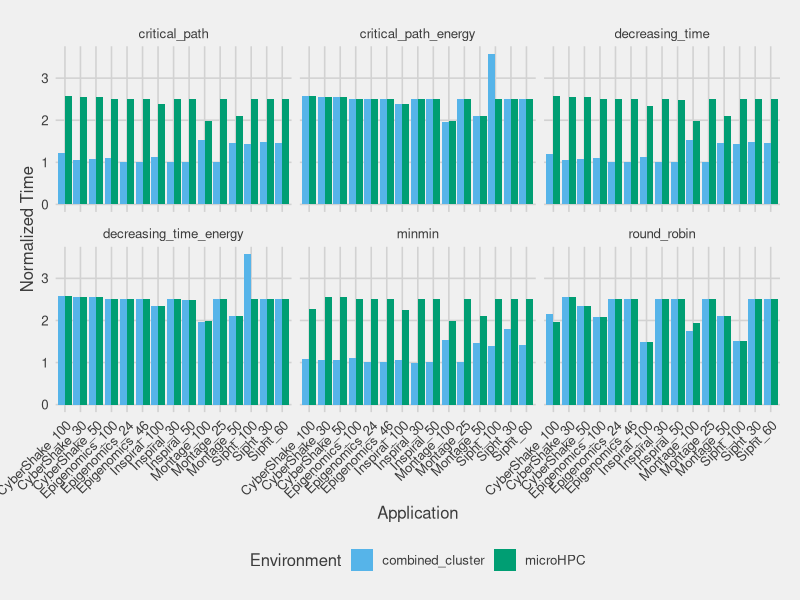
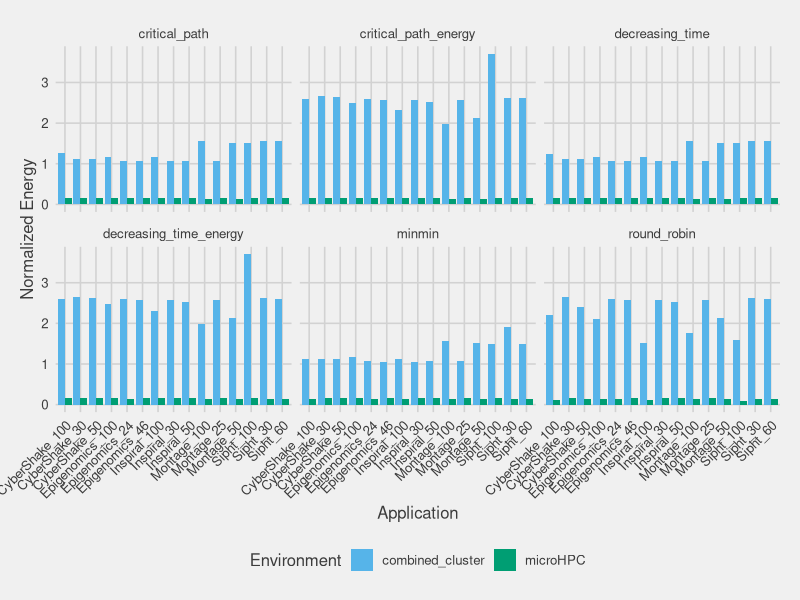
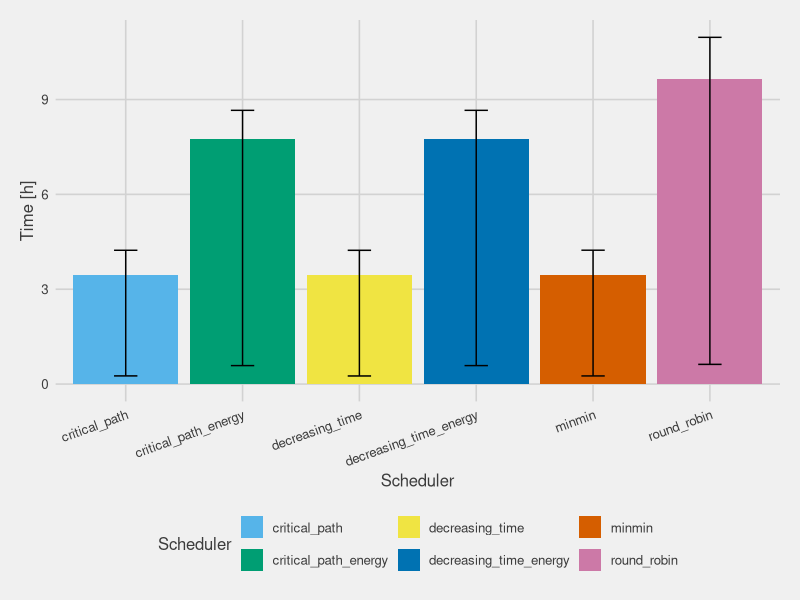
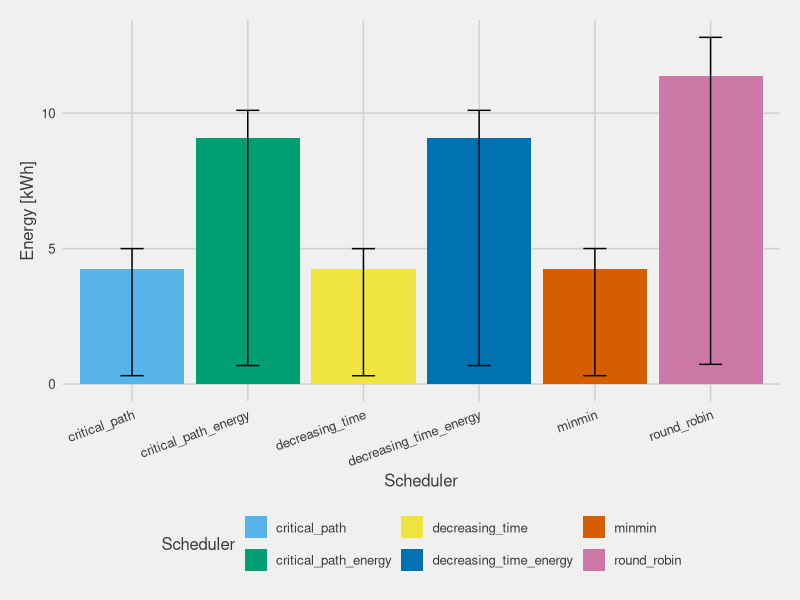
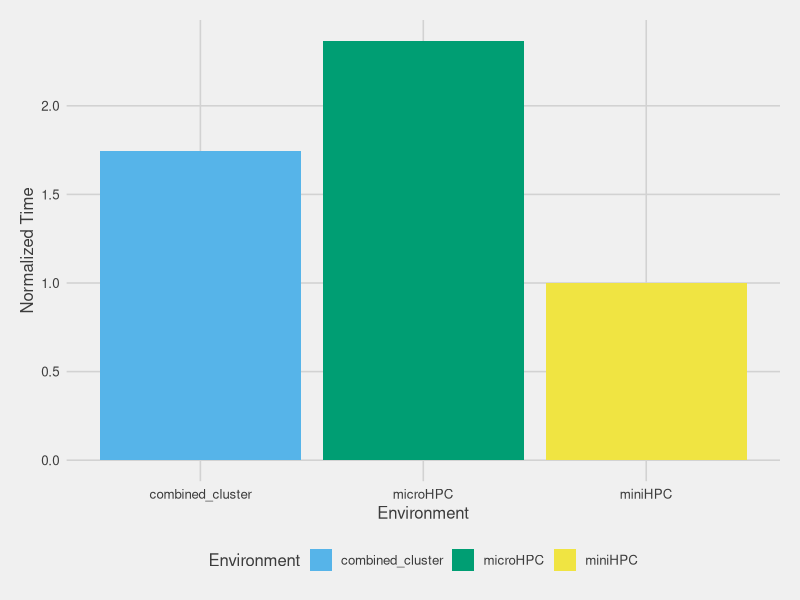
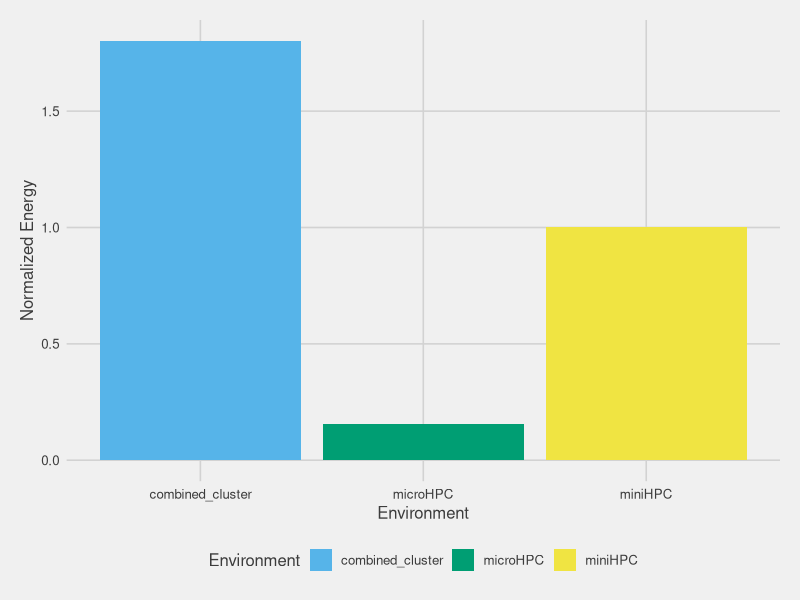
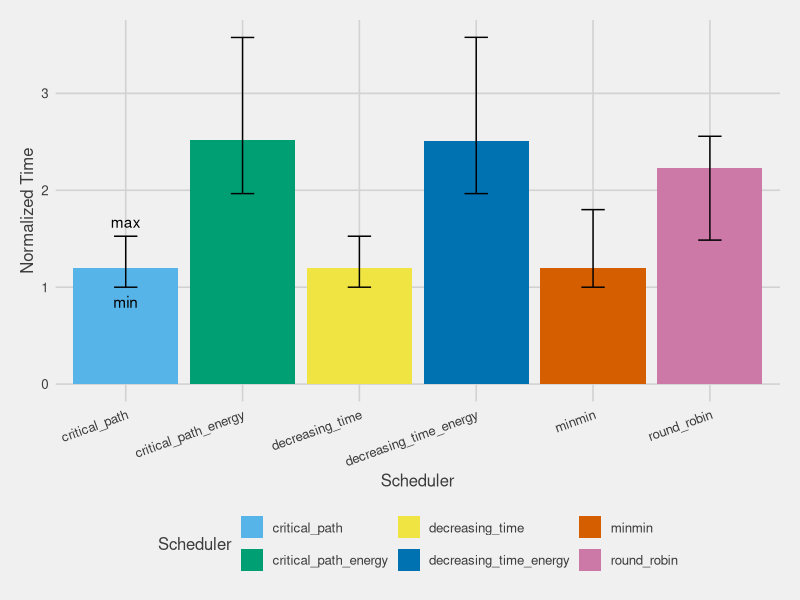
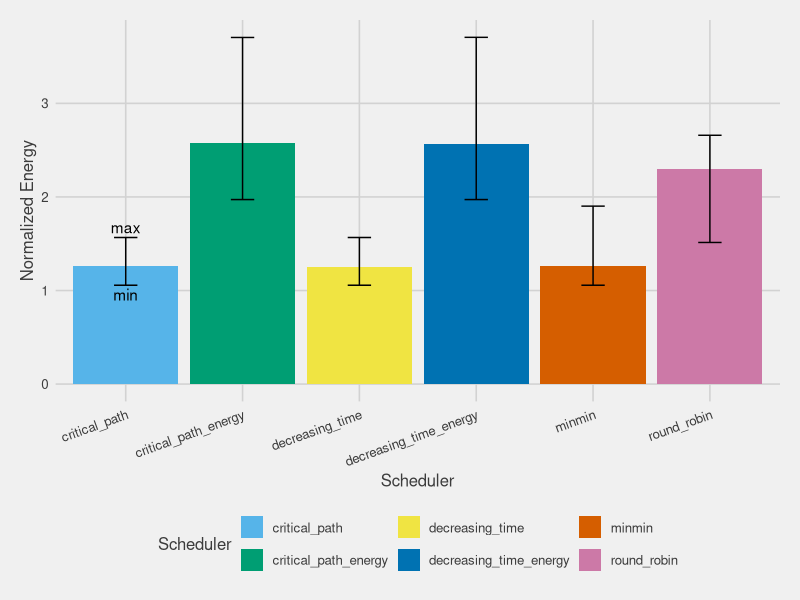

Write the R code that produced these figures, in order.

library(ggthemes)
library(ggplot2)
library(dplyr)
#

#library(reshape2)

simulations_out <- read.csv("data/simulations.csv")



#Plot Times----

time_over_mini <- simulations_out %>%
  filter(Environment != "miniHPC") %>% left_join(simulations_out %>%
                                                   filter(Environment == "miniHPC"),
                                                 by = c("Application", "Scheduler"),
                                                 suffix = c("", "_mini")) %>%
  select(Scheduler,Application, Environment, time, time_mini) %>%
  mutate(norm_time = time/time_mini)

ggplot(time_over_mini, aes(x=Application, y=norm_time, fill = Environment, group = Environment)) +
  geom_bar(stat='identity', position='dodge')  +
  theme_fivethirtyeight() + scale_fill_pander() + 
  theme(axis.title = element_text(), axis.text.x = element_text(angle = 45, hjust = 1)) + 
  ylab('Normalized Time') + 
  facet_wrap(~Scheduler)
ggsave(filename = "graphs/norm_time.pdf", device = "pdf", scale = 0.8)


#Plot Energy Consumtion----
energy_over_mini <- simulations_out %>%
  filter(Environment != "miniHPC") %>% left_join(simulations_out %>%
                                                   filter(Environment == "miniHPC"),
                                                 by = c("Application", "Scheduler"),
                                                 suffix = c("", "_mini")) %>%
  select(Scheduler,Application, Environment, energy, energy_mini) %>%
  mutate(norm_energy = energy/energy_mini)

ggplot(energy_over_mini, aes(x=Application, y=norm_energy, fill = Environment, group = Environment)) +
  geom_bar(stat='identity', position='dodge')  +
  theme_fivethirtyeight() + scale_fill_pander() + 
  theme(axis.title = element_text(), axis.text.x = element_text(angle = 45, hjust = 1)) + 
  ylab('Normalized Energy') + 
  facet_wrap(~Scheduler)
ggsave(filename = "graphs/norm_energy.pdf", device = "pdf", scale = 0.8)


#Calculate avg, sd, etc.----
aggregated <- simulations_out %>% filter(Environment == "combined_cluster") %>%
  group_by(Scheduler) %>%
  summarise(avg_time = mean(time),
            first_quant_time = quantile(time,0.25),
            third_quant_time = quantile(time,0.75),
            avg_energy = mean(energy),
            first_quant_energy = quantile(energy,0.25),
            third_quant_energy = quantile(energy,0.75))

#Compare Scheduling Algorithms----
conversion <- 1/60/60
aggregated$avg_time <- aggregated$avg_time*conversion
aggregated$first_quant_time <- aggregated$first_quant_time*conversion
aggregated$third_quant_time <- aggregated$third_quant_time*conversion

aggregated$avg_energy <- aggregated$avg_energy*2.77778e-7
aggregated$first_quant_energy <- aggregated$first_quant_energy*2.77778e-7
aggregated$third_quant_energy <- aggregated$third_quant_energy*2.77778e-7

ggplot(aggregated, aes(x=Scheduler, y=avg_time, fill = Scheduler, group = Scheduler)) +
  geom_bar(stat='identity', position='dodge')  +
  geom_errorbar(aes(ymin=first_quant_time, ymax=third_quant_time),
                width=.2,                    # Width of the error bars
                position=position_dodge(.9)) +
  theme_fivethirtyeight() + scale_fill_pander() + 
  theme(axis.title = element_text(), axis.text.x = element_text(angle = 20, hjust = 1)) + 
  ylab('Time [h]') 
ggsave(filename = "graphs/time_h_scheduler.pdf", device = "pdf", scale = 0.8)

ggplot(aggregated, aes(x=Scheduler, y=avg_energy, fill = Scheduler, group = Scheduler)) +
  geom_bar(stat='identity', position='dodge')  +
  geom_errorbar(aes(ymin=first_quant_energy, ymax=third_quant_energy),
                width=.2,                    # Width of the error bars
                position=position_dodge(.9)) +
  theme_fivethirtyeight() + scale_fill_pander() + 
  theme(axis.title = element_text(), axis.text.x = element_text(angle = 20, hjust = 1)) + 
  ylab('Energy [kWh]')
ggsave(filename = "graphs/energy_kWh_scheduler.pdf", device = "pdf", scale = 0.8)



#Compare Cluster ----
#Calculate avg, sd, etc.----
aggregated_cluster <- simulations_out %>%
  group_by(Environment) %>%
  summarise(avg_time = median(time),
            first_quant_time = quantile(time,0.25),
            third_quant_time = quantile(time,0.75),
            avg_energy = median(energy),
            first_quant_energy = quantile(energy,0.25),
            third_quant_energy = quantile(energy,0.75))

aggregated_cluster$avg_time <- aggregated_cluster$avg_time*conversion
aggregated_cluster$first_quant_time <- aggregated_cluster$first_quant_time*conversion
aggregated_cluster$third_quant_time <- aggregated_cluster$third_quant_time*conversion

aggregated_cluster$avg_energy <- aggregated_cluster$avg_energy*2.77778e-7
aggregated_cluster$first_quant_energy <- aggregated_cluster$first_quant_energy*2.77778e-7
aggregated_cluster$third_quant_energy <- aggregated_cluster$third_quant_energy*2.77778e-7

aggregated_cluster$norm_time <- aggregated_cluster$avg_time/aggregated_cluster$avg_time[aggregated_cluster$Environment=="miniHPC"]
aggregated_cluster$norm_energy <- aggregated_cluster$avg_energy/aggregated_cluster$avg_energy[aggregated_cluster$Environment=="miniHPC"]


ggplot(aggregated_cluster, aes(x=Environment, y=norm_time, fill = Environment, group = Environment)) +
  geom_bar(stat='identity', position='dodge')  +
  theme_fivethirtyeight() + scale_fill_pander() + 
  theme(axis.title = element_text()) + 
  ylab('Normalized Time') 
ggsave(filename = "graphs/scheduling_compare.pdf", device = "pdf", scale = 0.8)

ggplot(aggregated_cluster, aes(x=Environment, y=norm_energy, fill = Environment, group = Environment)) +
  geom_bar(stat='identity', position='dodge')  +
  theme_fivethirtyeight() + scale_fill_pander() + 
  theme(axis.title = element_text()) + 
  ylab('Normalized Energy') 
ggsave(filename = "graphs/scheduling_compare.pdf", device = "pdf", scale = 0.8)


# Time/Energy over miniHPC
time_energy <- simulations_out %>%
  filter(Environment != "miniHPC") %>% left_join(simulations_out %>%
                                                   filter(Environment == "miniHPC"),
                                                 by = c("Application", "Scheduler"),
                                                 suffix = c("", "_mini")) %>%
  select(Scheduler,Application, Environment, time, energy, time_mini, energy_mini)


time_energy$time_ratio <- time_energy$time/time_energy$time_mini
time_energy$energy_ratio <- time_energy$energy/time_energy$energy_mini

aggregated_time_energy <- time_energy %>%
  filter(Environment == "combined_cluster") %>%
  group_by(Scheduler) %>%
  summarise(avg_time = mean(time_ratio),
            min_time = min(time_ratio),
            max_time = max(time_ratio),
            sd_time = sd(time_ratio),
            avg_energy = mean(energy_ratio),
            min_energy = min(energy_ratio),
            max_energy = max(energy_ratio),
            sd_energy = sd(energy_ratio))

ggplot(aggregated_time_energy, aes(x=Scheduler, y=avg_time, fill = Scheduler, group = Scheduler)) +
  geom_bar(stat='identity', position='dodge')  +
  geom_errorbar(aes(ymin=min_time, ymax=max_time),
                width=.2,                    # Width of the error bars
                position=position_dodge(.9)) +
  theme_fivethirtyeight() + scale_fill_pander() + 
  annotate(geom = "text",label = c("min", "max"),
           x = c(1,1),
           y = c(aggregated_time_energy$min_time[1]-0.15,
                 aggregated_time_energy$max_time[1]+0.15)) + 
  theme(axis.title = element_text(), axis.text.x = element_text(angle = 20, hjust = 1)) + 
  ylab('Normalized Time') 
ggsave(filename = "graphs/time_norm_scheduler.pdf", device = "pdf", scale = 0.8)

ggplot(aggregated_time_energy, aes(x=Scheduler, y=avg_energy, fill = Scheduler, group = Scheduler)) +
  geom_bar(stat='identity', position='dodge')  +
  geom_errorbar(aes(ymin=min_energy, ymax=max_energy),
                width=.2,                    # Width of the error bars
                position=position_dodge(.9)) +
  annotate(geom = "text",label = c("min", "max"),
           x = c(1,1),
           y = c(aggregated_time_energy$min_energy[1]-0.1,
                 aggregated_time_energy$max_time[1]+0.15)) + 
  theme_fivethirtyeight() + scale_fill_pander() + 
  theme(axis.title = element_text(), axis.text.x = element_text(angle = 20, hjust = 1)) + 
  ylab('Normalized Energy')
ggsave(filename = "graphs/energy_norm_scheduler.pdf", device = "pdf", scale = 0.8)

# Energy and Time combined benchmark
aggregated_time_energy %>% mutate()

ggplot(time_energy, aes(x=time_ratio, y=energy_ratio, color = Environment)) +
  geom_point()  +
  geom_abline(intercept = 0, slope = 1, linetype = "dotted") +
  theme_fivethirtyeight() +
  scale_color_pander() + 
  xlim(c(0,2.5)) + 
  ylim(c(0,2.5)) +
  theme(axis.title = element_text()) + 
  ylab('Energy') +
  xlab("Time")
ggsave(filename = "graphs/scheduling_compare.pdf", device = "pdf", scale = 0.8)


aggregated <- simulations_out %>%
  group_by(Scheduler, Environment) %>%
  summarise(avg_time = mean(time),
            min_time = min(time),
            max_time = max(time),
            avg_energy = mean(energy),
            min_energy = min(energy),
            max_energy = max(energy))

ggplot(aggregated, aes(x=Scheduler, y=avg_time, fill = Scheduler, group = Scheduler)) +
  geom_bar(stat='identity', position='dodge')  +
  theme_fivethirtyeight() + scale_fill_pander() + 
  theme(axis.title = element_text(), axis.text.x = element_text(angle = 30, hjust = 1)) + 
  ylab('Time [s]') + 
  facet_wrap(~Environment)
ggsave(filename = "graphs/avg_times_scheduler_env.pdf", device = "pdf", scale = 0.8)
